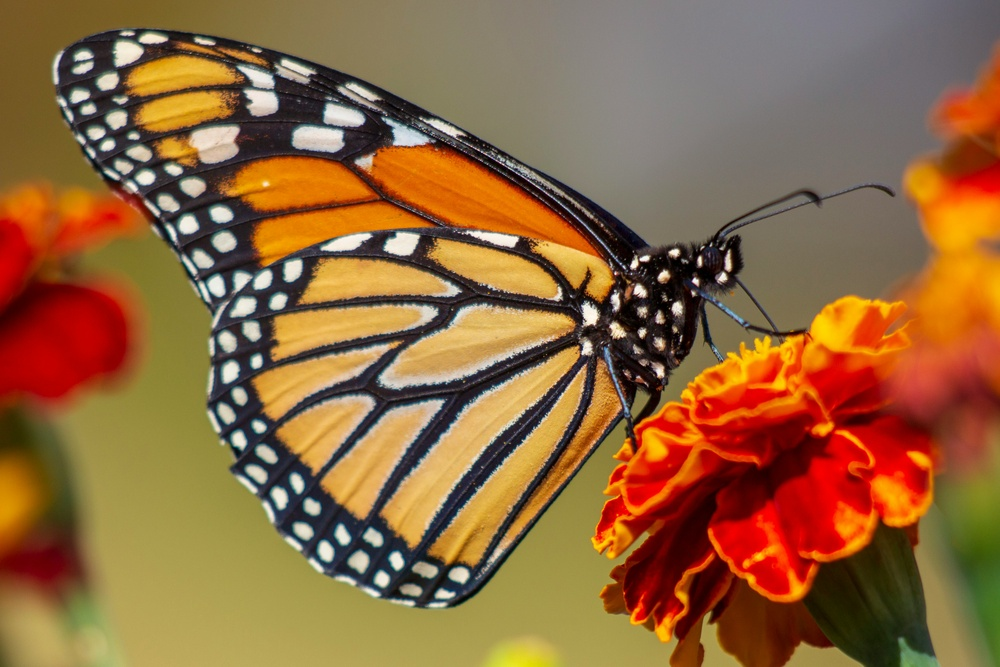
#> input picture task1/Photo.jpg, 1000 x 667 px, shrunk from 4325 x 2883 before the run, found by its file name
$ python Task2_colorspace_conversion.py
#> lines starting #> are read from the running program, lines starting #| are printed output that depends on the picture
"""
ID: 10953117
Name: Osei Samuel Boakye
"""
import cv2
import matplotlib.pyplot as plt
import os

def main():
    # Load color image
    image_path = "photo.jpg"  # Change this to your image path
    image = cv2.imread(image_path)
#> image is the input picture: shape (667, 1000, 3); mean B, G, R 62.2, 103, 144.1

    if image is None:
        print(f"Error: Could not load image from {image_path}")
        return

    # Convert image to different color spaces
    grayscale = cv2.cvtColor(image, cv2.COLOR_BGR2GRAY)
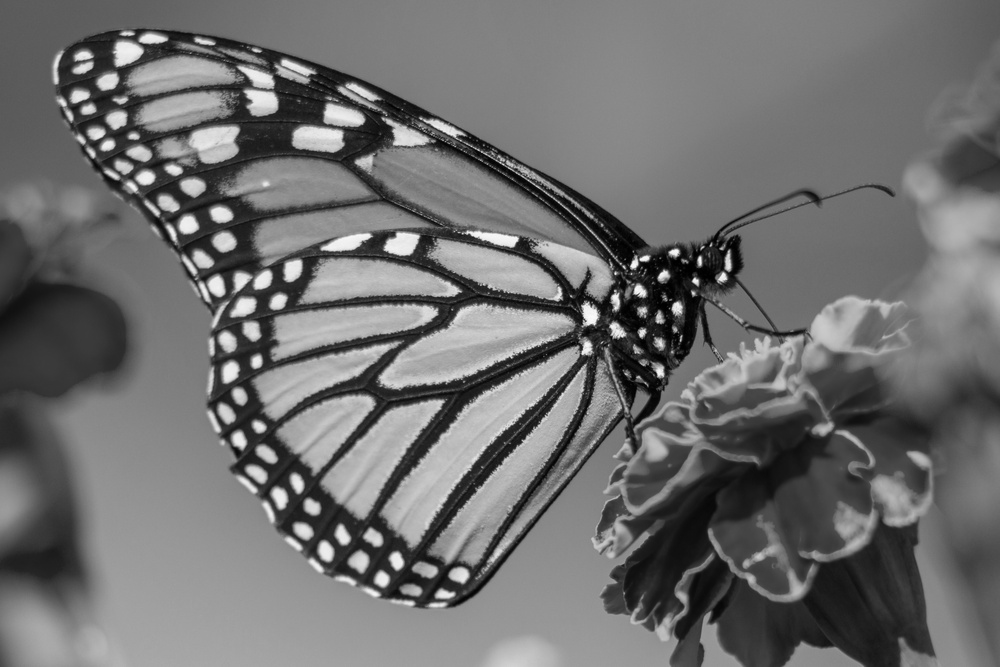
#> grayscale: shape (667, 1000); min 0, max 252, mean 110.6
    hsv = cv2.cvtColor(image, cv2.COLOR_BGR2HSV)
#> hsv: shape (667, 1000, 3); mean H, S, V 36.3, 137.9, 145.8
    lab = cv2.cvtColor(image, cv2.COLOR_BGR2LAB)
#> lab: shape (667, 1000, 3); mean of channels 0, 1, 2 122.4, 139.6, 156.8
    rgb = cv2.cvtColor(image, cv2.COLOR_BGR2RGB)  # For display

    # Display each converted image
    fig, axes = plt.subplots(2, 2, figsize=(10, 8))

    axes[0, 0].imshow(rgb)
    axes[0, 0].set_title('Original')
    axes[0, 0].axis('off')

    axes[0, 1].imshow(grayscale, cmap='gray')
    axes[0, 1].set_title('Grayscale')
    axes[0, 1].axis('off')

    axes[1, 0].imshow(hsv)
    axes[1, 0].set_title('HSV')
    axes[1, 0].axis('off')

    axes[1, 1].imshow(lab)
    axes[1, 1].set_title('LAB')
    axes[1, 1].axis('off')

    plt.tight_layout()
    plt.show()
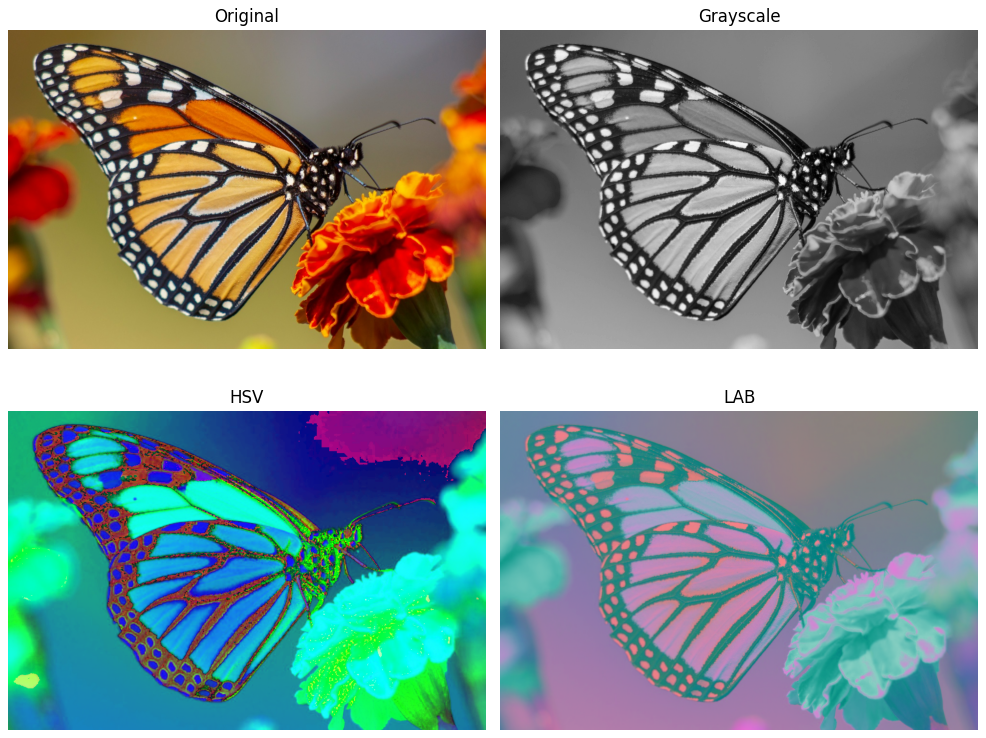
#> figure drawn by matplotlib, 4 panels

    # Save each converted image
    cv2.imwrite('photo_grayscale.jpg', grayscale)
    cv2.imwrite('photo_hsv.jpg', cv2.cvtColor(hsv, cv2.COLOR_HSV2BGR))
    cv2.imwrite('photo_lab.jpg', cv2.cvtColor(lab, cv2.COLOR_LAB2BGR))

    # Plot histogram of grayscale image
    plt.figure(figsize=(8, 6))
    hist = cv2.calcHist([grayscale], [0], None, [256], [0, 256])
#> hist = 256 values, max 12587 at index 129, min 0 at index 251, mean 2605.5
    plt.plot(hist)
    plt.title('Histogram of Grayscale Image')
    plt.xlabel('Pixel Intensity')
    plt.ylabel('Frequency')
    plt.show()
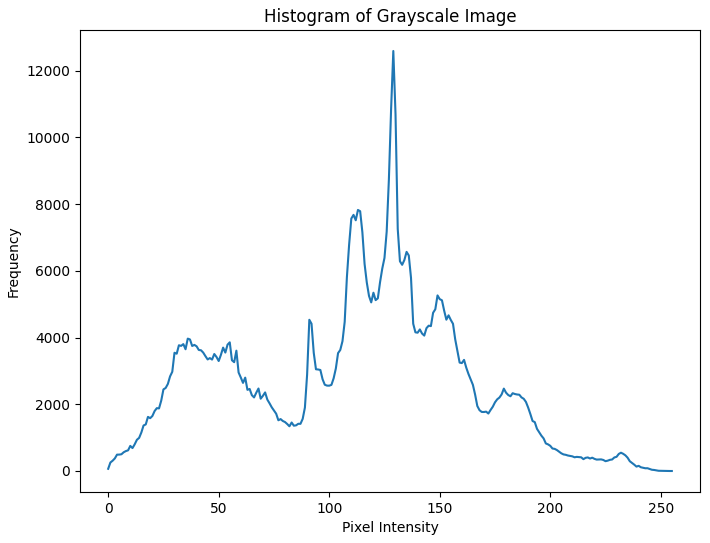
#> figure drawn by matplotlib, 1 panel; curve peaks at x = 129, y = 12587

    print("Images saved:")
    print("- photo_grayscale.jpg")
    print("- photo_hsv.jpg")
    print("- photo_lab.jpg")

if __name__ == "__main__":
    main()
